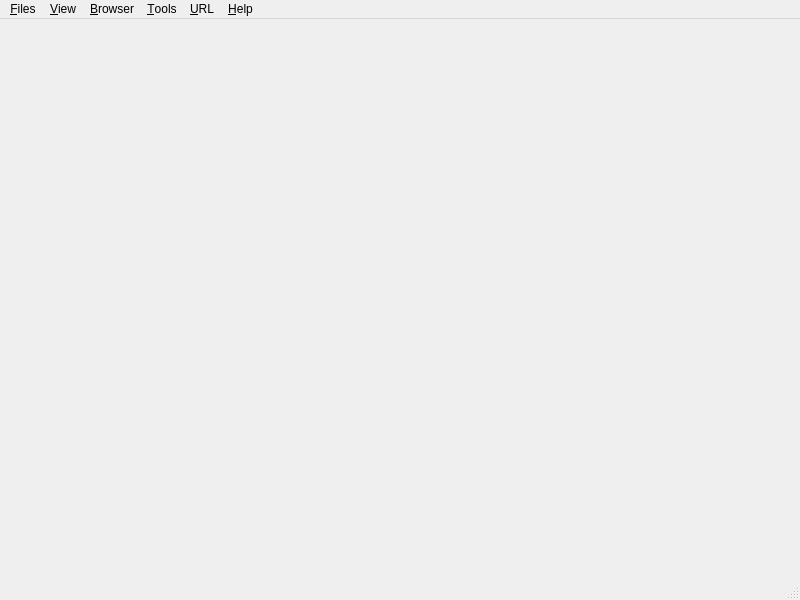
<?xml version="1.0" encoding="UTF-8"?>
<ui version="4.0">
 <class>MainWindow</class>
 <widget class="QMainWindow" name="MainWindow">
  <property name="geometry">
   <rect>
    <x>0</x>
    <y>0</y>
    <width>800</width>
    <height>600</height>
   </rect>
  </property>
  <property name="windowTitle">
   <string>MainWindow</string>
  </property>
  <widget class="QWidget" name="centralwidget">
   <layout class="QVBoxLayout" name="verticalLayout"/>
  </widget>
  <widget class="QMenuBar" name="menubar">
   <property name="geometry">
    <rect>
     <x>0</x>
     <y>0</y>
     <width>800</width>
     <height>23</height>
    </rect>
   </property>
   <widget class="QMenu" name="menu_Files">
    <property name="title">
     <string>&amp;Files</string>
    </property>
    <addaction name="action_New_Session"/>
    <addaction name="action_Close_Session"/>
    <addaction name="action_Quit"/>
   </widget>
   <widget class="QMenu" name="menu_About">
    <property name="title">
     <string>&amp;Help</string>
    </property>
    <addaction name="action_About"/>
    <addaction name="action_About_Qt"/>
   </widget>
   <widget class="QMenu" name="menu_Tools">
    <property name="title">
     <string>&amp;Tools</string>
    </property>
   </widget>
   <widget class="QMenu" name="menu_View">
    <property name="title">
     <string>&amp;View</string>
    </property>
   </widget>
   <widget class="QMenu" name="menu_URL">
    <property name="title">
     <string>&amp;URL</string>
    </property>
    <addaction name="actionOffical_Twitter"/>
    <addaction name="actionKancolle_Wiki"/>
   </widget>
   <widget class="QMenu" name="menu_Browser">
    <property name="title">
     <string>&amp;Browser</string>
    </property>
    <addaction name="action_New_Tab"/>
    <addaction name="action_Close_Tab"/>
   </widget>
   <addaction name="menu_Files"/>
   <addaction name="menu_View"/>
   <addaction name="menu_Browser"/>
   <addaction name="menu_Tools"/>
   <addaction name="menu_URL"/>
   <addaction name="menu_About"/>
  </widget>
  <widget class="QStatusBar" name="statusbar"/>
  <action name="action_Quit">
   <property name="text">
    <string>&amp;Quit</string>
   </property>
  </action>
  <action name="action_About">
   <property name="text">
    <string>&amp;About</string>
   </property>
  </action>
  <action name="action_About_Qt">
   <property name="text">
    <string>About &amp;Qt</string>
   </property>
  </action>
  <action name="action_New_Session">
   <property name="text">
    <string>&amp;New Session</string>
   </property>
  </action>
  <action name="actionOffical_Twitter">
   <property name="text">
    <string>Offical Twitter</string>
   </property>
  </action>
  <action name="actionKancolle_Wiki">
   <property name="text">
    <string>Kancolle Wiki</string>
   </property>
  </action>
  <action name="action_Close_Session">
   <property name="text">
    <string>&amp;Close Session</string>
   </property>
  </action>
  <action name="action_New_Tab">
   <property name="text">
    <string>&amp;New Tab</string>
   </property>
  </action>
  <action name="action_Close_Tab">
   <property name="text">
    <string>&amp;Close Tab</string>
   </property>
  </action>
 </widget>
 <resources/>
 <connections>
  <connection>
   <sender>action_Quit</sender>
   <signal>triggered()</signal>
   <receiver>MainWindow</receiver>
   <slot>close()</slot>
   <hints>
    <hint type="sourcelabel">
     <x>-1</x>
     <y>-1</y>
    </hint>
    <hint type="destinationlabel">
     <x>399</x>
     <y>299</y>
    </hint>
   </hints>
  </connection>
 </connections>
</ui>
